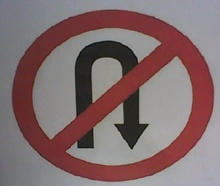
%> input picture Project_10/Base Paper/Reference/traffic sign/CODING-100%/traffic sign snaps/1.jpg, 220 x 186 px, shrunk from 501 x 423 before the run
$ octave main.m   (GNU Octave 9; MATLAB toolbox functions it lacks are replaced by stand-ins)
%> lines starting %> are read from the running program, lines starting %| are printed output that depends on the picture; in (x1, y1, x2, y2) boxes, pixels count from 0 and x2, y2 are one past the last pixel; in counts of white or black regions, pixels touching at a corner belong together; the program's own positions count from 1
### Project_10/Base Paper/Reference/traffic sign/CODING-100%/hog_feature_vector.m
function [feature,angle,magnitude,Im] = hog_feature_vector(im)

% This finds the HOG feature vector for any given image. HOG
% feature vector/descriptor can then be used for detection of any
% particular object.

% INPUT => im (input image)
% OUTPUT => HOG feature vector for that particular image


% Convert RGB iamge to grayscale
if size(im,3)==3
    im=rgb2gray(im);
end
im=double(im);

rows=size(im,1);
cols=size(im,2);
Ix=im; %Basic Matrix assignment
Iy=im; %Basic Matrix assignment

% Gradients in X and Y direction.
% Ix is the gradient in X direction and
% Iy  is the gradient in Y direction
for i=1:rows-2
    Iy(i,:)=(im(i,:)-im(i+2,:));
end
for i=1:cols-2
    Ix(:,i)=(im(:,i)-im(:,i+2));
end

gauss=fspecial('gaussian',8); %% Initialized a gaussian filter with sigma=0.5 * block width.

angle=atand(Ix./Iy); % Matrix containing the angles of each edge gradient
angle=imadd(angle,90); %Angles in range (0,180)
magnitude=sqrt(Ix.^2 + Iy.^2);
Im=uint8(magnitude);
% figure,imshow(uint8(angle));
% figure,imshow(uint8(magnitude));

% Remove redundant pixels in an image.
angle(isnan(angle))=0;
magnitude(isnan(magnitude))=0;

feature=[]; %initialized the feature vector

% Iterations for Blocks
for i = 0: rows/8 - 2
    for j= 0: cols/8 -2
        %disp([i,j])

        mag_patch = magnitude(8*i+1 : 8*i+16 , 8*j+1 : 8*j+16);
        %mag_patch = imfilter(mag_patch,gauss);
        ang_patch = angle(8*i+1 : 8*i+16 , 8*j+1 : 8*j+16);

        block_feature=[];

        %Iterations for cells in a block
        for x= 0:1
            for y= 0:1
                angleA =ang_patch(8*x+1:8*x+8, 8*y+1:8*y+8);
                magA   =mag_patch(8*x+1:8*x+8, 8*y+1:8*y+8);
                histr  =zeros(1,9);

                %Iterations for pixels in one cell
                for p=1:8
                    for q=1:8
%
                        alpha= angleA(p,q);

                        % Binning Process (Bi-Linear Interpolation)
                        if alpha>10 && alpha<=30
                            histr(1)=histr(1)+ magA(p,q)*(30-alpha)/20;
                            histr(2)=histr(2)+ magA(p,q)*(alpha-10)/20;
                        elseif alpha>30 && alpha<=50
                            histr(2)=histr(2)+ magA(p,q)*(50-alpha)/20;
                            histr(3)=histr(3)+ magA(p,q)*(alpha-30)/20;
                        elseif alpha>50 && alpha<=70
                            histr(3)=histr(3)+ magA(p,q)*(70-alpha)/20;
                            histr(4)=histr(4)+ magA(p,q)*(alpha-50)/20;
                        elseif alpha>70 && alpha<=90
                            histr(4)=histr(4)+ magA(p,q)*(90-alpha)/20;
                            histr(5)=histr(5)+ magA(p,q)*(alpha-70)/20;
                        elseif alpha>90 && alpha<=110
                            histr(5)=histr(5)+ magA(p,q)*(110-alpha)/20;
                            histr(6)=histr(6)+ magA(p,q)*(alpha-90)/20;
                        elseif alpha>110 && alpha<=130
                            histr(6)=histr(6)+ magA(p,q)*(130-alpha)/20;
                            histr(7)=histr(7)+ magA(p,q)*(alpha-110)/20;
                        elseif alpha>130 && alpha<=150
                            histr(7)=histr(7)+ magA(p,q)*(150-alpha)/20;
                            histr(8)=histr(8)+ magA(p,q)*(alpha-130)/20;
                        elseif alpha>150 && alpha<=170
                            histr(8)=histr(8)+ magA(p,q)*(170-alpha)/20;
                            histr(9)=histr(9)+ magA(p,q)*(alpha-150)/20;
                        elseif alpha>=0 && alpha<=10
                            histr(1)=histr(1)+ magA(p,q)*(alpha+10)/20;
                            histr(9)=histr(9)+ magA(p,q)*(10-alpha)/20;
                        elseif alpha>170 && alpha<=180
                            histr(9)=histr(9)+ magA(p,q)*(190-alpha)/20;
                            histr(1)=histr(1)+ magA(p,q)*(alpha-170)/20;
                        end


                    end
                end
                block_feature=[block_feature histr]; % Concatenation of Four histograms to form one block feature

            end
        end
        % Normalize the values in the block using L1-Norm
        block_feature=block_feature/sqrt(norm(block_feature)^2+.01);

        feature=[feature block_feature]; %Features concatenation
    end
end

feature(isnan(feature))=0; %Removing Infinitiy values

% Normalization of the feature vector using L2-Norm
feature=feature/sqrt(norm(feature)^2+.001);
for z=1:length(feature)
    if feature(z)>0.2
         feature(z)=0.2;
    end
end
feature=feature/sqrt(norm(feature)^2+.001);


### Project_10/Base Paper/Reference/traffic sign/CODING-100%/colorMoments.m
function [rmeanR,rstdR,rmeanG,rstdG,rmeanB,rstdB]= colorMoments(image)
% input: image to be analyzed and extract 2 first moments from each R,G,B
% output: 1x6 vector containing the 2 first color momenst from each R,G,B
% channel

% extract color channels
R = double(image(:, :, 1));
G = double(image(:, :, 2));
B = double(image(:, :, 3));

% compute 2 first color moments from each channel
meanR = mean( R(:) );
stdR  = std( R(:) );
meanG = mean( G(:) );
stdG  = std( G(:) );
meanB = mean( B(:) );
stdB  = std( B(:) );

rmeanR=round(meanR);
rstdR=round(stdR);
rmeanG=round(meanG);
rstdG=round(stdG);
rmeanB=round(meanB);
rstdB=round(stdB);

% construct output vector
colorMoments = zeros(1, 6);
colorMoments(1, :) = [meanR stdR meanG stdG meanB stdB];

% % clear workspace
% clear('R', 'G', 'B', 'meanR', 'stdR', 'meanG', 'stdG', 'meanB', 'stdB');

end

### Project_10/Base Paper/Reference/traffic sign/CODING-100%/main.m
warning ('off');
clc;
close all;
clear all;

%%%%%%%%% get the input image %%%%%%%%%%%%%%%%%%%
[filename,pathname]=uigetfile( {'*.png'; '*.bmp';'*.tif';'*.jpg'});
%> the answer given: traffic sign snaps/1.jpg
im=imread([pathname filename]);%%%% read the image  %%%%%
%> im is the input picture: size 186x220x3 uint8; mean R, G, B 129.6, 107.8, 108.9
figure,imshow(im,[]);   %%%% show the image  %%%%%
title('original image');
[m,n,o]=size(im);
%> m = 186; n = 220; o = 3

%% channel separation %
red=im(:,:,1);
green=im(:,:,2);
blue=im(:,:,3);
figure,imshow(red);
title('Red channel Image');
figure,imshow(green);
title('Green channel Image');
figure,imshow(blue);
title('Blue channel Image');

% color enhancement %
rede=adapthisteq(red);
greene=adapthisteq(green);
bluee=adapthisteq(blue);
cole(:,:,1)=rede;
cole(:,:,2)=greene;
cole(:,:,3)=bluee;
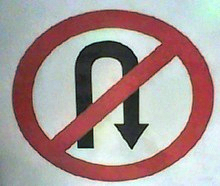
%> cole: size 186x220x3 uint8; mean R, G, B 169.4, 151.9, 150.3
figure,imshow(cole);
title('color enhanced image');

%% probability map %
sht1=(red-green)./(red+green+blue);
%> sht1: size 186x220 uint8; every value is 0
p1=(1/sqrt(2))*sht1;

sht2=(2*green-red-blue)./(red+green+blue);
p2=(1/sqrt(6))*sht2;

RGB=im;
Gred=RGB(:,:,1);
Ggreen=RGB(:,:,2);
Gblue=RGB(:,:,3);

normRGB = uint8(zeros(size(RGB,1), size(RGB,2), size(RGB,3)));

redd=im2double(Gred);
greend=im2double(Ggreen);
blued=im2double(Gblue);

rm = mean(mean(redd));
%> rm = 0.508
gm = mean(mean(greend));
%> gm = 0.423
bm = mean(mean(blued));
%> bm = 0.427

normR = redd./(sqrt((redd).^2 + (greend).^2 + (blued).^2));
figure,imshow(normR,[]);
title('probability map for Red channel image');

normG = greend./(sqrt((redd).^2 + (greend).^2 + (blued).^2));
figure,imshow(normR,[]);
title('probability map for green channel image');

normB = blued./(sqrt((redd).^2 + (greend).^2 + (blued).^2));
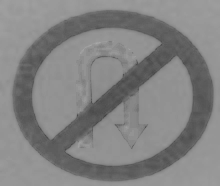
%> normB: size 186x220 double; min 0.26, max 0.661, mean 0.514
figure,imshow(normB,[]);
title('probability map for blue channel image');

% [10 lines of commented-out code are left out]
%% COLOR TO GRAY CONVERSION
gim=rgb2gray(im);
figure,imshow(gim);
title('Grayscale Image');

%% ENHANCEMENT%%%
% ADAPTIVE HISTOGRAM EQUALIZATION(CLAHE)%%
enh=adapthisteq(gim);
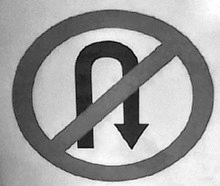
%> enh: size 186x220 uint8; min 0, max 255, mean 159.8
figure,imshow(enh);
title('ENHANCED IMAGE');
[rows,columns]=size(enh);
%> rows = 186; columns = 220

%% HOG shape detected %%%
[feature,angle,magnitude,Im]= hog_feature_vector(gim);
%> after the loop in hog_feature_vector, `for i=1:cols-2`:
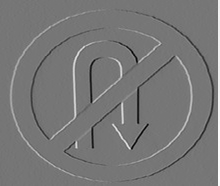
%> Ix: size 186x220 double; min -151, max 173, mean 1; drawn with min black and max white
%> in hog_feature_vector, `magnitude=sqrt(Ix.^2 + Iy.^2);`:
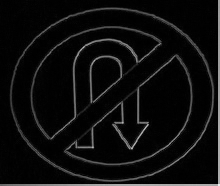
%> magnitude: size 186x220 double; min 0, max 240.4, mean 13.4
%> in hog_feature_vector, `angle(isnan(angle))=0;`:
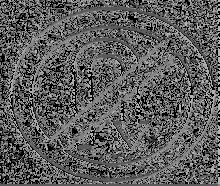
%> angle: size 186x220 double; min 0, max 180, mean 92.6
%> after the loop in hog_feature_vector, `for i = 0: rows/8 - 2`: histr = [25.72 11.76 2.94 14.73 35.13 32.51 40.21 33.24 17.73]
figure,imshow(uint8(magnitude));
title('shape detected image using HOG');

%% color feature extraction %

[rmeanR,rstdR,rmeanG,rstdG,rmeanB,rstdB]= colorMoments(im);
%> in colorMoments, `meanR = mean( R(:) );`: meanR = 129.6
%> in colorMoments, `stdR  = std( R(:) );`: stdR = 33.2
%> in colorMoments, `meanG = mean( G(:) );`: meanG = 107.8
%> in colorMoments, `stdG  = std( G(:) );`: stdG = 48.52
%> in colorMoments, `meanB = mean( B(:) );`: meanB = 108.9
%> in colorMoments, `stdB  = std( B(:) );`: stdB = 49.54
%> in colorMoments, `rmeanR=round(meanR);`: rmeanR = 130
%> in colorMoments, `rstdR=round(stdR);`: rstdR = 33
%> in colorMoments, `rmeanG=round(meanG);`: rmeanG = 108
%> in colorMoments, `rstdG=round(stdG);`: rstdG = 49
%> in colorMoments, `rmeanB=round(meanB);`: rmeanB = 109
%> in colorMoments, `rstdB=round(stdB);`: rstdB = 50
%> rmeanR = 130; rstdR = 33; rmeanG = 108; rstdG = 49; rmeanB = 109; rstdB = 50

%% shape visible %%
thr=graythresh(enh);
%> thr = 0.573
bina=im2bw(enh,thr);
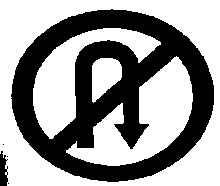
%> bina: size 186x220 logical; 60.5% white; 5 black regions (3 under 20 px), largest, box (x1, y1, x2, y2) and area: (11, 9, 214, 182) 15969, (0, 151, 8, 186) 208
binac=imcomplement(bina);
figure,imshow(binac);
title('Traffic sign-Binary Image');

%% morphological operations %%
shap=bwareaopen(binac,200);
%> shap: size 186x220 logical; 39.5% white; 2 white regions
figure,imshow(shap);
title('Traffic sign segmented image');

%% shape feature extraction %%
g=regionprops(shap,'all');
%> g = 2 regions; box (x1, y1, x2, y2), Area, Centroid, MajorAxisLength, MinorAxisLength and Eccentricity: (11, 9, 214, 182) 15969 [112.1 93.7] 218.1 188.7 0.501, (0, 151, 8, 186) 208 [3.8 171.3] 37.42 8.2 0.976
%> (the run ends here)

$ run again, on Project_10/Base Paper/Reference/traffic sign/CODING-100%/traffic sign snaps/4.jpg
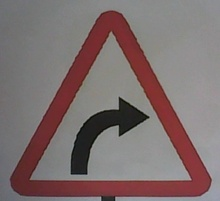
%> input picture Project_10/Base Paper/Reference/traffic sign/CODING-100%/traffic sign snaps/4.jpg, 220 x 201 px, shrunk from 412 x 377 before the run
%> im is the input picture: size 201x220x3 uint8; mean R, G, B 125.8, 110.9, 110.6
%> sht1: size 201x220 uint8; every value is 0
%> rm = 0.493
%> gm = 0.435
%> bm = 0.434
%> im: size 201x220 double
%> in hog_feature_vector, `angle(isnan(angle))=0;`:
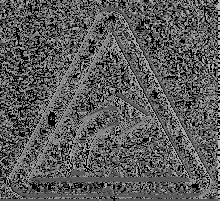
%> angle: size 201x220 double; min 0, max 180, mean 91.1
%> after the loop in hog_feature_vector, `for i = 0: rows/8 - 2`: histr = [10.98 9.01 11.03 22.88 1227.4 35.67 28.15 9.16 15.33]
%> meanR = 125.8
%> stdR = 26.68
%> meanG = 110.9
%> stdG = 40.53
%> meanB = 110.6
%> stdB = 40.02
%> in colorMoments, `rmeanR=round(meanR);`: rmeanR = 126
%> in colorMoments, `rstdR=round(stdR);`: rstdR = 27
%> in colorMoments, `rmeanG=round(meanG);`: rmeanG = 111
%> in colorMoments, `rstdG=round(stdG);`: rstdG = 41
%> in colorMoments, `rmeanB=round(meanB);`: rmeanB = 111
%> in colorMoments, `rstdB=round(stdB);`: rstdB = 40
%> `[rmeanR,rstdR,rmeanG,rstdG,rmeanB,rstdB]= colorMoments(im);`: rmeanR = 126; rstdR = 27; rmeanG = 111; rstdG = 41; rmeanB = 111; rstdB = 40
%> thr = 0.588
%> `bina=im2bw(enh,thr);`:
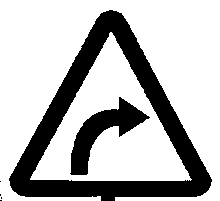
%> bina: size 201x220 logical; 72.8% white; 6 black regions (4 under 20 px), largest, box (x1, y1, x2, y2) and area: (9, 10, 212, 201) 9954, (70, 97, 150, 175) 2076
%> shap: size 201x220 logical; 27.2% white; 2 white regions
%> g = 2 regions; box (x1, y1, x2, y2), Area, Centroid, MajorAxisLength, MinorAxisLength and Eccentricity: (9, 10, 212, 201) 9954 [110.5 127.9] 231.3 218.4 0.329, (70, 97, 150, 175) 2076 [103.1 132.6] 106.4 38.72 0.931

$ run again, on Project_10/Base Paper/Reference/traffic sign/CODING-100%/traffic sign snaps/5.jpg
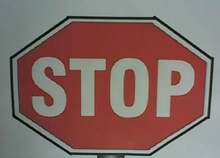
%> input picture Project_10/Base Paper/Reference/traffic sign/CODING-100%/traffic sign snaps/5.jpg, 220 x 158 px, shrunk from 530 x 381 before the run
%> im is the input picture: size 158x220x3 uint8; mean R, G, B 130.8, 106.2, 101
%> sht1: size 158x220 uint8; every value is 0
%> p2: size 158x220 uint8; values 0 (black) and 1 (white), 0.01% white in thin lines or dots, all inside (x1, y1, x2, y2) = (166, 25, 175, 32)
%> rm = 0.513
%> gm = 0.417
%> bm = 0.396
%> im: size 158x220 double
%> after the loop in hog_feature_vector, `for i = 0: rows/8 - 2`: histr = [13.27 5.83 6.36 0 16 4.51 9.63 10.7 17.31]
%> meanR = 130.8
%> stdR = 28.16
%> meanG = 106.2
%> stdG = 49.22
%> meanB = 101
%> stdB = 49.38
%> in colorMoments, `rmeanR=round(meanR);`: rmeanR = 131
%> in colorMoments, `rstdR=round(stdR);`: rstdR = 28
%> in colorMoments, `rmeanG=round(meanG);`: rmeanG = 106
%> in colorMoments, `rstdG=round(stdG);`: rstdG = 49
%> in colorMoments, `rmeanB=round(meanB);`: rmeanB = 101
%> in colorMoments, `rstdB=round(stdB);`: rstdB = 49
%> `[rmeanR,rstdR,rmeanG,rstdG,rmeanB,rstdB]= colorMoments(im);`: rmeanR = 131; rstdR = 28; rmeanG = 106; rstdG = 49; rmeanB = 101; rstdB = 49
%> thr = 0.592
%> bina: size 158x220 logical; 52.4% white; 20 black regions (14 under 20 px), largest, box (x1, y1, x2, y2) and area: (17, 21, 207, 150) 13953, (9, 16, 214, 158) 1737, (124, 69, 135, 107) 382, (0, 131, 14, 158) 194, (0, 11, 9, 37) 131, (171, 71, 181, 85) 123
%> `shap=bwareaopen(binac,200);`:
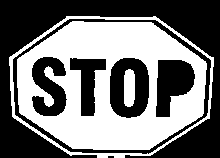
%> shap: size 158x220 logical; 46.2% white; 3 white regions
%> g = 3 regions; box (x1, y1, x2, y2), Area, Centroid, MajorAxisLength, MinorAxisLength and Eccentricity: (17, 21, 207, 150) 13953 [110.4 86.3] 196.4 150.8 0.64, (9, 16, 214, 158) 1737 [107.6 85.9] 277.6 206.5 0.668, (124, 69, 135, 107) 382 [129.9 88.6] 40.82 12.11 0.955
